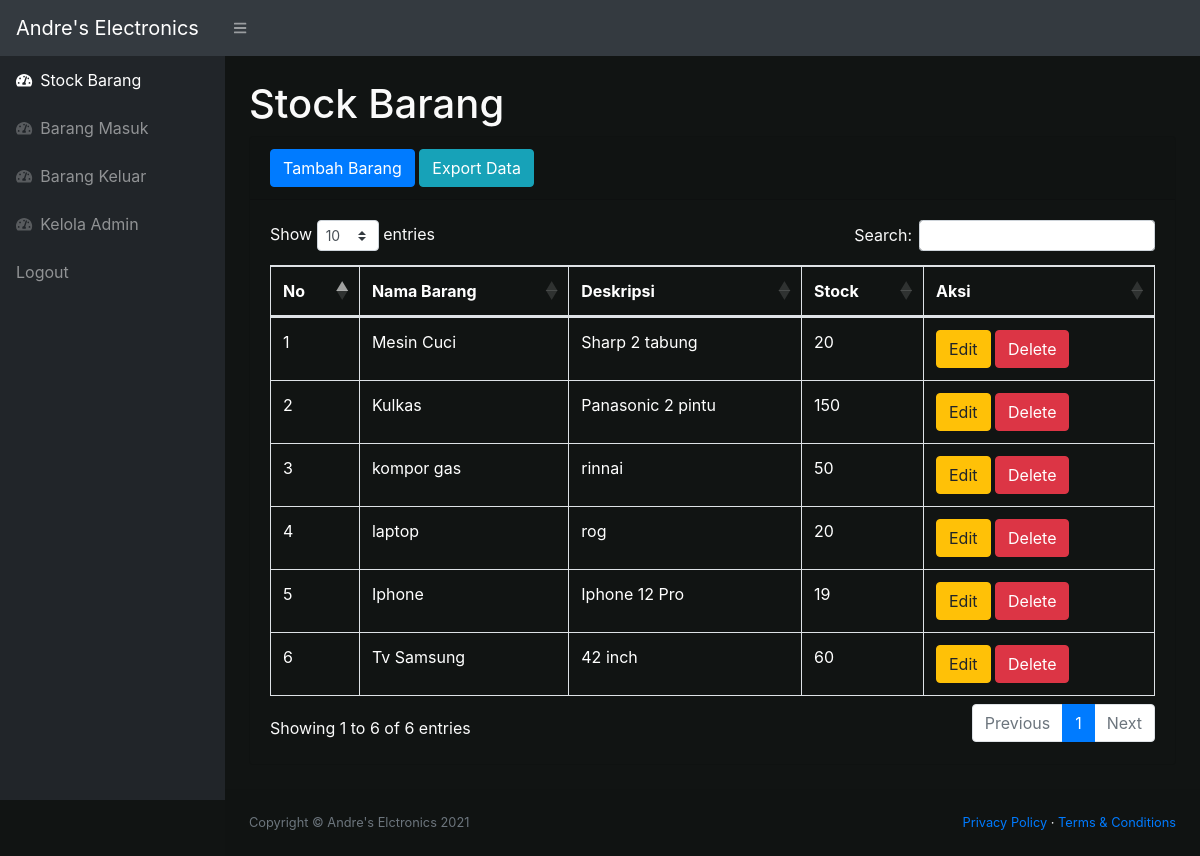
Screenshot of /index.php (signed in) with the database file from the repository.
### tables this page shows
CREATE TABLE `stock` (
  `idbarang` int(11) NOT NULL,
  `namabarang` varchar(25) NOT NULL,
  `deskripsi` varchar(25) NOT NULL,
  `stock` int(11) NOT NULL,
  `image` varchar(99) DEFAULT NULL
);

### index.php (the view, shortened to what this page needs)
<?php
require 'function.php';
?>
<!DOCTYPE html>
<html lang="en">
<head>
    <link href="css/styles.css" rel="stylesheet" />
    <link href="https://cdn.datatables.net/1.10.20/css/dataTables.bootstrap4.min.css" rel="stylesheet"
 />
</head>
<body class="sb-nav-fixed">
    <nav class="sb-topnav navbar navbar-expand navbar-dark bg-dark">
        <a class="navbar-brand" href="index.php">Andre's Electronics</a>
        <button class="btn btn-link btn-sm order-1 order-lg-0" id="sidebarToggle" href="#"><i
                class="fas fa-bars"></i></button>
    </nav>
    <div id="layoutSidenav">
        <div id="layoutSidenav_nav">
            <nav class="sb-sidenav accordion sb-sidenav-dark" id="sidenavAccordion">
                <div class="sb-sidenav-menu">
                    <div class="nav">
                        <a class="nav-link" href="index.php">
                            <div class="sb-nav-link-icon"><i class="fas fa-tachometer-alt"></i></div>
                            Stock Barang
                        </a>
                        <a class="nav-link" href="masuk.php">
                            <div class="sb-nav-link-icon"><i class="fas fa-tachometer-alt"></i></div>
                            Barang Masuk
                        </a>
                        <a class="nav-link" href="keluar.php">
                            <div class="sb-nav-link-icon"><i class="fas fa-tachometer-alt"></i></div>
                            Barang Keluar
                        </a>
                        <a class="nav-link" href="admin.php">
                            <div class="sb-nav-link-icon"><i class="fas fa-tachometer-alt"></i></div>
                            Kelola Admin
                        </a>
                        <a class="nav-link" href="logout.php">
                            Logout
                        </a>
                    </div>
                </div>
            </nav>
        </div>
        <div id="layoutSidenav_content">
            <main>
                <div class="container-fluid">
                    <h1 class="mt-4">Stock Barang</h1>
                    <div class="card mb-4">
                        <div class="card-header">
                            <button type="button" class="btn btn-primary" data-toggle="modal" data-target="#myModal">
                                Tambah Barang
                            </button>
                            <a href="export.php" class="btn btn-info">Export Data</a>
                        </div>
                        <div class="card-body">
                            <div class="table-responsive">
                                <table class="table table-bordered" id="dataTable" width="100%" cellspacing="0">
                                    <thead>
                                        <tr>
                                            <th>No</th>
                                            <th>Nama Barang</th>
                                            <th>Deskripsi</th>
                                            <th>Stock</th>
                                            <th>Aksi</th>
                                        </tr>
                                    </thead>
                                    <tbody>
                                        <?php
                                        $ambilsemuadatastock = mysqli_query($conn, "select * from stock");
                                        $i = 1;
                                        while ($data=mysqli_fetch_array($ambilsemuadatastock)) {
                                            $namabarang = $data['namabarang'];
                                            $deskripsi = $data['deskripsi'];
                                            $stock = $data['stock'];
                                            $idb = $data['idbarang'];
                                            ?>
                                        <tr>
                                            <td>
                                                <?=$i++;?>
                                            </td>
                                            <td>
                                                <?=$namabarang;?>
                                            </td>
                                            <td>
                                                <?=$deskripsi;?>
                                            </td>
                                            <td>
                                                <?=$stock;?>
                                            </td>
                                            <td>
                                                <button type="button" class="btn btn-warning" data-toggle="modal"
                                                    data-target="#edit<?=$idb;?>">
                                                    Edit
                                                </button>
                                                <button type="button" class="btn btn-danger" data-toggle="modal"
                                                    data-target="#delete<?=$idb;?>">
                                                    Delete
                                                </button>
                                            </td>
                                        </tr>
                                        <?php
                                        };
                                        ?>
                                    </tbody>
                                </table>
                            </div>
                        </div>
                    </div>
                </div>
            </main>
            <footer class="py-4 bg-light mt-auto">
                <div class="container-fluid">
                    <div class="d-flex align-items-center justify-content-between small">
                        <div class="text-muted">Copyright &copy; Andre's Elctronics 2021</div>
                        <div>
                            <a href="#">Privacy Policy</a>
                            &middot;
                            <a href="#">Terms &amp; Conditions</a>
                        </div>
                    </div>
                </div>
            </footer>
        </div>
    </div>
</body>
</html>

### rows the page displays
stock: namabarang "Mesin Cuci", deskripsi "Sharp 2 tabung", stock "20"
stock: namabarang "Kulkas", deskripsi "Panasonic 2 pintu", stock "150"
stock: namabarang "kompor gas", deskripsi "rinnai", stock "50"
stock: namabarang "laptop", deskripsi "rog", stock "20"
stock: namabarang "Iphone", deskripsi "Iphone 12 Pro", stock "19"
stock: namabarang "Tv Samsung", deskripsi "42 inch", stock "60"
